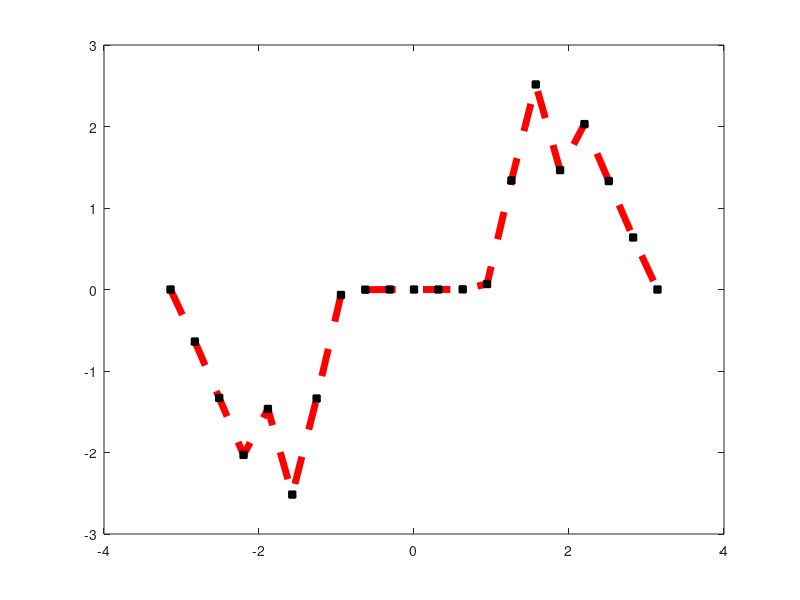

Here is the MATLAB script that generated this plot: (Note: this script raises an error after producing the figure.)

% 17th feb class : plotting
x= -pi : pi/10 : pi;
y = tan(sin(x)) - sin(tan(x));
% plot(x, y);
plot(x, y, '--rs', 'LineWidth',5, 'MarkerEdgeColor','k', 'Color','r', 'LineStyle','--', 'Marker','+');
xlabel('x axis', FontSize=15);
ylabel("y axis", FontSize=15); 


